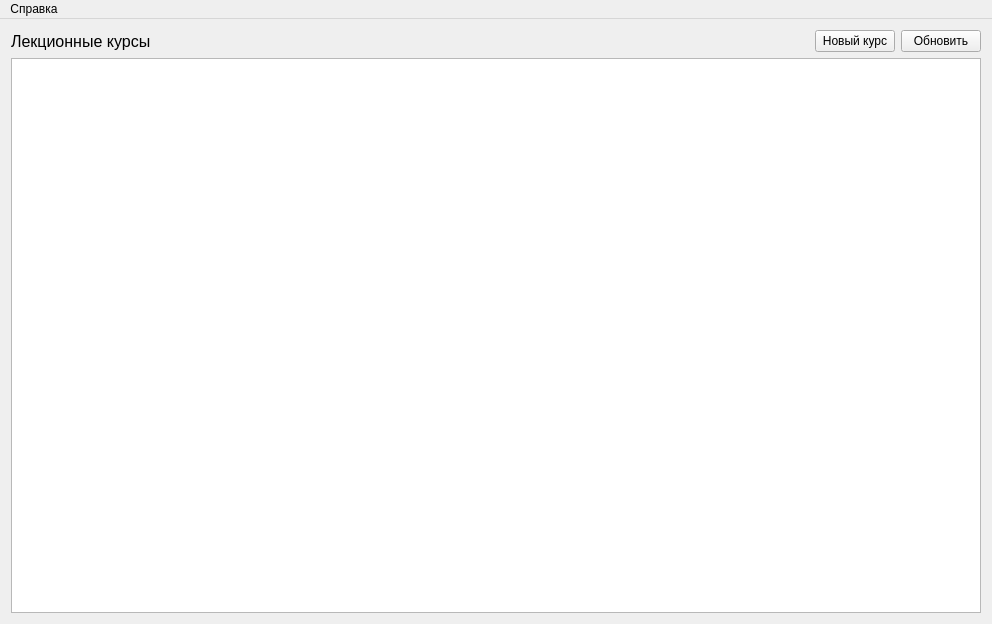
<?xml version="1.0" encoding="UTF-8"?>
<ui version="4.0">
 <class>MainWindow</class>
 <widget class="QMainWindow" name="MainWindow">
  <property name="geometry">
   <rect>
    <x>0</x>
    <y>0</y>
    <width>992</width>
    <height>624</height>
   </rect>
  </property>
  <property name="windowTitle">
   <string>MainWindow</string>
  </property>
  <property name="autoFillBackground">
   <bool>false</bool>
  </property>
  <widget class="QWidget" name="centralWidget">
   <property name="sizePolicy">
    <sizepolicy hsizetype="Maximum" vsizetype="Maximum">
     <horstretch>0</horstretch>
     <verstretch>0</verstretch>
    </sizepolicy>
   </property>
   <layout class="QGridLayout" name="gridLayout_2">
    <property name="leftMargin">
     <number>0</number>
    </property>
    <property name="topMargin">
     <number>0</number>
    </property>
    <property name="rightMargin">
     <number>0</number>
    </property>
    <property name="bottomMargin">
     <number>0</number>
    </property>
    <item row="0" column="0">
     <layout class="QGridLayout" name="gridLayout">
      <property name="sizeConstraint">
       <enum>QLayout::SetDefaultConstraint</enum>
      </property>
      <property name="spacing">
       <number>6</number>
      </property>
      <item row="0" column="0">
       <widget class="QStackedWidget" name="stackedWidget">
        <widget class="QWidget" name="pageCourses">
         <property name="layoutDirection">
          <enum>Qt::LeftToRight</enum>
         </property>
         <layout class="QGridLayout" name="gridLayout_3">
          <item row="0" column="0">
           <widget class="QLabel" name="lblCoursesTitle">
            <property name="font">
             <font>
              <pointsize>12</pointsize>
             </font>
            </property>
            <property name="text">
             <string>Лекционные курсы</string>
            </property>
            <property name="textFormat">
             <enum>Qt::AutoText</enum>
            </property>
            <property name="textInteractionFlags">
             <set>Qt::NoTextInteraction</set>
            </property>
           </widget>
          </item>
          <item row="0" column="1">
           <widget class="QPushButton" name="btnAddCourse">
            <property name="sizePolicy">
             <sizepolicy hsizetype="Maximum" vsizetype="Fixed">
              <horstretch>0</horstretch>
              <verstretch>0</verstretch>
             </sizepolicy>
            </property>
            <property name="text">
             <string>Новый курс</string>
            </property>
           </widget>
          </item>
          <item row="0" column="2">
           <widget class="QPushButton" name="btnUpdateCourses">
            <property name="sizePolicy">
             <sizepolicy hsizetype="Maximum" vsizetype="Fixed">
              <horstretch>0</horstretch>
              <verstretch>0</verstretch>
             </sizepolicy>
            </property>
            <property name="text">
             <string>Обновить</string>
            </property>
           </widget>
          </item>
          <item row="1" column="0" colspan="3">
           <widget class="QTableView" name="tblCourses">
            <attribute name="horizontalHeaderDefaultSectionSize">
             <number>200</number>
            </attribute>
            <attribute name="horizontalHeaderHighlightSections">
             <bool>false</bool>
            </attribute>
            <attribute name="horizontalHeaderMinimumSectionSize">
             <number>10</number>
            </attribute>
            <attribute name="horizontalHeaderShowSortIndicator" stdset="0">
             <bool>false</bool>
            </attribute>
            <attribute name="horizontalHeaderStretchLastSection">
             <bool>true</bool>
            </attribute>
            <attribute name="verticalHeaderVisible">
             <bool>false</bool>
            </attribute>
           </widget>
          </item>
         </layout>
        </widget>
        <widget class="QWidget" name="page_2"/>
       </widget>
      </item>
     </layout>
    </item>
   </layout>
  </widget>
  <widget class="QMenuBar" name="menuBar">
   <property name="geometry">
    <rect>
     <x>0</x>
     <y>0</y>
     <width>992</width>
     <height>20</height>
    </rect>
   </property>
   <widget class="QMenu" name="menu">
    <property name="title">
     <string>Справка</string>
    </property>
    <addaction name="action"/>
    <addaction name="separator"/>
    <addaction name="action_3"/>
   </widget>
   <addaction name="menu"/>
  </widget>
  <action name="action">
   <property name="text">
    <string>О программе</string>
   </property>
  </action>
  <action name="action_3">
   <property name="text">
    <string>Проверить обновления</string>
   </property>
  </action>
 </widget>
 <layoutdefault spacing="6" margin="11"/>
 <resources/>
 <connections/>
</ui>
